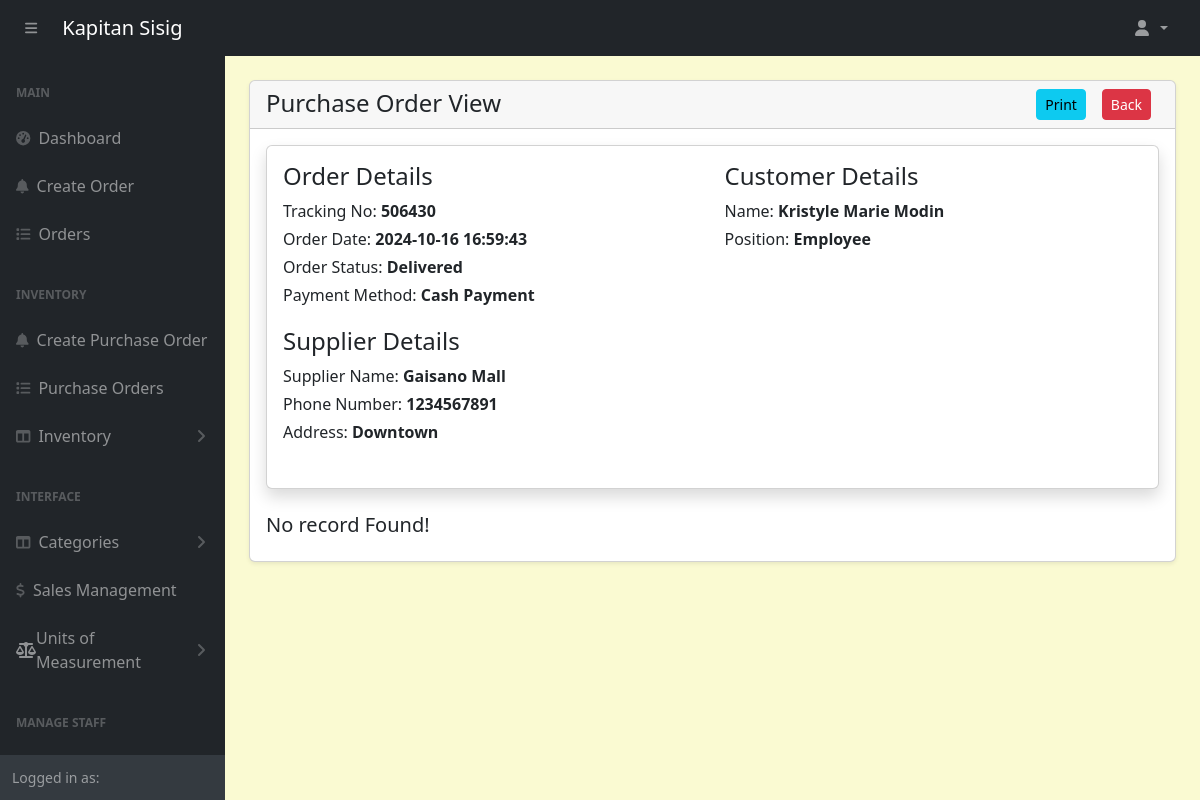
The page /POS-System-KapitanSisig/admin/purchase-orders-view.php?track=506430 on the database its author committed.
### tables this page shows
CREATE TABLE `purchaseorders` (
  `id` int(11) NOT NULL,
  `customer_id` int(11) NOT NULL,
  `tracking_no` varchar(100) NOT NULL,
  `invoice_no` varchar(100) NOT NULL,
  `total_amount` varchar(100) NOT NULL,
  `order_date` datetime NOT NULL,
  `order_status` varchar(100) NOT NULL,
  `ingPayment_mode` varchar(100) NOT NULL,
  `order_placed_by_id` varchar(100) NOT NULL,
  `supplierName` varchar(100) NOT NULL
);

CREATE TABLE `suppliers` (
  `id` int(11) NOT NULL,
  `firstname` varchar(191) NOT NULL,
  `lastname` varchar(191) NOT NULL,
  `phonenumber` varchar(191) NOT NULL,
  `address` varchar(191) NOT NULL
);

### POS-System-KapitanSisig/config/function.php (called while the page is built, shortened)
<?php
require 'dbcon.php';
function validate($inputData){
    global $conn;
    $validatedData = mysqli_real_escape_string($conn, $inputData);
    return trim($validatedData);
}
?>

### POS-System-KapitanSisig/admin/purchase-orders-view.php (the view, shortened to what this page needs)
<?php include('includes/header.php'); ?>
<div class="container-fluid px-4 pb-4">
    <div class="card mt-4 shadow-sm">
        <div class="card-header">
            <h4 class="mb-0">Purchase Order View
                <a href="purchase-orders.php" class="btn btn-danger mx-2 btn-sm float-end" style="text-decoration: none;">Back</a>
                <a href="purchase-orders-view-print.php?track=<?= $_GET['track'] ?>" class="btn btn-info mx-2 btn-sm float-end">Print</a>
            </h4>
        </div>
        <div class="card-body">
        <?php
        if(isset($_GET['track'])){
                ?>
                <?php
            $trackingNo = validate($_GET['track']);
            $query = "SELECT po.*, a.* FROM purchaseOrders po, admins a WHERE
                        a.id = po.customer_id AND tracking_no='$trackingNo'
                        ORDER BY po.id DESC";
            $orders = mysqli_query($conn, $query);
            if($orders){
                if(mysqli_num_rows($orders) > 0){
                    $orderData = mysqli_fetch_assoc($orders);
                    $supplierName = $orderData['supplierName'];
                    $supplier = mysqli_query($conn, "SELECT * FROM suppliers WHERE id = '$supplierName' LIMIT 1");
                    $supplierData = mysqli_fetch_assoc($supplier);
                    ?>
                    <div class="card card-body shadow border-1 mb-4 ">
                        <div class="row">
                            <div class="col-md-6">
                                <h4>Order Details</h4>
                                <label class="mb-1">
                                    Tracking No: <span class="fw-bold"><?= htmlspecialchars($orderData['tracking_no'], ENT_QUOTES, 'UTF-8'); ?></span>
                                </label>
                                <br/>
                                <label class="mb-1">
                                    Order Date: <span class="fw-bold"><?= htmlspecialchars($orderData['order_date'], ENT_QUOTES, 'UTF-8'); ?></span>
                                </label>
                                <br/>
                                <label class="mb-1">
                                    Order Status: <span class="fw-bold"><?= htmlspecialchars($orderData['order_status'], ENT_QUOTES, 'UTF-8'); ?></span>
                                </label>
                                <br/>
                                <label class="mb-1">
                                    Payment Method: <span class="fw-bold"><?= htmlspecialchars($orderData['ingPayment_mode'], ENT_QUOTES, 'UTF-8'); ?></span>
                                </label>
                                <br/>
                            </div>
                            <div class="col-md-6">
                                <h4>Customer Details</h4>
                                <label class="mb-1">
                                    Name: <span class="fw-bold"><?= htmlspecialchars($orderData['firstname'], ENT_QUOTES, 'UTF-8'); ?> <?= htmlspecialchars($orderData['lastname'], ENT_QUOTES, 'UTF-8'); ?></span>
                                </label>
                                <br/>
                                <label class="mb-1">
                                    Position:
                                    <span class="fw-bold">
                                        <?= $orderData['position']== 1 ? 'Owner' : 'Employee'?>
                                    </span>
                                </label>
                                <br/>
                                <br/>
                            </div>
                            <div class="col-md-6 pt-3">
                                <h4>Supplier Details</h4>
                                <label class="mb-1">
                                    Supplier Name: <span class="fw-bold"><?= htmlspecialchars($supplierData['firstname'], ENT_QUOTES, 'UTF-8'); ?> <?= htmlspecialchars($supplierData['lastname'], ENT_QUOTES, 'UTF-8'); ?></span>
                                </label>
                                <br/>
                                <label class="mb-1">
                                    Phone Number: <span class="fw-bold"><?= htmlspecialchars($supplierData['phonenumber'], ENT_QUOTES, 'UTF-8'); ?></span>
                                </label>
                                <br/>
                                <label class="mb-1">
                                    Address: <span class="fw-bold"><?= htmlspecialchars($supplierData['address'], ENT_QUOTES, 'UTF-8'); ?></span>
                                </label>
                                <br/>
                                <br/>
                            </div>
                        </div>
                    </div>
                    <?php
                       $orderItemQuery = "SELECT ii.quantity as orderItemQuantity, ii.price as orderItemPrice, i.name as ingredientName
                       FROM purchaseOrders po
                       JOIN ingredients_items ii ON ii.order_id = po.id
                       JOIN ingredients i ON i.id = ii.ingredient_id
                       WHERE po.tracking_no='$trackingNo'";
                        $orderItemsRes = mysqli_query($conn, $orderItemQuery);
                        if($orderItemsRes){
                            if(mysqli_num_rows($orderItemsRes) > 0){
                                $totalAmount = 0;
                                ?>
                                    <h4 class="my-3">Order Items Details</h4>
                                    <table class="table table-bordered table-striped">
                                        <thead>
                                            <tr>
                                                <th>Ingredient</th>
                                                <th>Price</th>
                                                <th>Quantity</th>
                                                <th>Total</th>
                                            </tr>
                                        </thead>
                                        <tbody>
                                            <?php while($orderItemRow = mysqli_fetch_assoc($orderItemsRes)): ?>
                                                <tr>
                                                    <td width="15%" class="fw-bold text-center">
                                                    <?= $orderItemRow['ingredientName'];?>
                                                    </td>
                                                    <td width="15%" class="fw-bold text-center">
                                                        Php <?= number_format($orderItemRow['orderItemPrice'], 2); ?>
                                                    </td>
                                                    <td width="15%" class="fw-bold text-center">
                                                        <?= $orderItemRow['orderItemQuantity']; ?>
                                                    </td>
                                                    <td width="15%" class="fw-bold text-center">
                                                        Php <?= number_format($orderItemRow['orderItemPrice'] * $orderItemRow['orderItemQuantity'], 2); ?>
                                                    </td>
                                                </tr>
                                                <?php $totalAmount += $orderItemRow['orderItemPrice'] * $orderItemRow['orderItemQuantity']; ?>
                                            <?php endwhile; ?>
                                            <tr>
                                                <td class="text-end fw-bold">Total Price: </td>
                                                <td colspan="3" class="text-end fw-bold">Php <?= number_format($totalAmount, 2); ?></td>
                                            </tr>
                                        </tbody>
                                    </table>
                                <?php
                            }else{
                                echo ' <h5>No record Found!</h5>';
                                return false;
                            }
                        }else{
                            echo ' <h5>No record Found!</h5>';
                            return false;
                        }
                    ?>
                    <?php
                }else{
                    echo ' <h5>No record Found!</h5>';
                    return false;
                }
            }else{
                echo ' <h5>Something Went Wrong!</h5>';
            }
        }
        ?>

### POS-System-KapitanSisig/admin/assets/css/custom.css (style rules this page uses)
body { margin: 0; font-family: system-ui, -apple-system, "Segoe UI", Roboto, "Helvetica Neue", "Noto Sans", "Liberation Sans", Arial, sans-serif; font-size: 1rem; font-weight: 400; line-height: 1.5; color: #212529; text-align: left; background-color: #FAFAD2; -webkit-text-size-adjust: 100%; -webkit-tap-highlight-color: rgba(0, 0, 0, 0); }

### rows shown on the page
purchaseorders: tracking_no "506430", order_date "2024-10-16 16:59:43", order_status "Delivered", ingPayment_mode "Cash Payment", admins.firstname "Kristyle Marie", admins.lastname "Modin"
suppliers: firstname "Gaisano", lastname "Mall", phonenumber "1234567891", address "Downtown"
